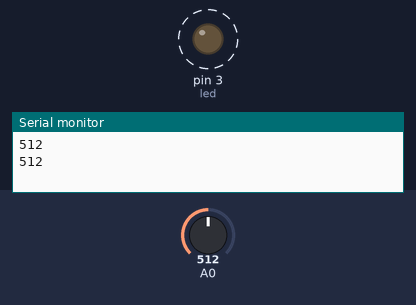
Bench run of a sketch on a simulated Arduino Uno, built with avr-gcc and run on an emulated ATmega328P. Shown: output pins drawn as LEDs (lit = HIGH), the last lines printed to the serial monitor. Dashed ring = blinking. The inputs (shaded band) are chosen by the test bench; at power-on: A0 = 512.

Above: at 1.9 s.
2.0 s: A0 set to 816
5.5 s: A0 set to 838
At 6.4 s:
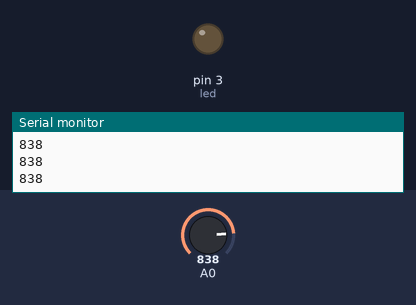
7.1 s: A0 set to 820
At 7.5 s:
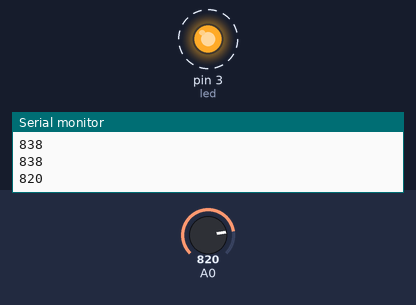
11.5 s: A0 set to 840
At 12.0 s:
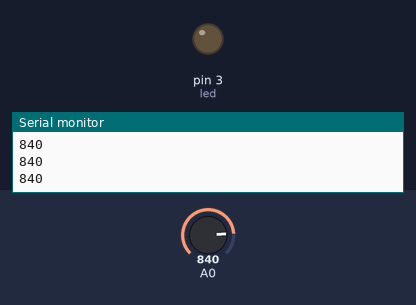
Timing chart, 0 to 14.1 s (numbered marks = the images above; inputs shaded):
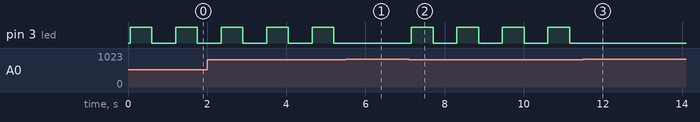

The sketch:

sens_r_lamba.ino
```cpp
#define led 3

void setup() {

    pinMode(led,OUTPUT);
    Serial.begin(9600);

}

void loop() {

  int isik = analogRead(A0);
  Serial.println(isik);
  delay(50);

  if(isik > 950){
    digitalWrite(led,LOW);
  }

  if(isik < 830){
    digitalWrite(led,HIGH);
    delay(550);
    digitalWrite(led,LOW);
    delay(550);

    }

}
```

Measured:
- the behaviour switches between 829 and 830 on A0 (found by bisection; images 0 and 1)
- after the input at 5.5 s, pin 3 (led): stays LOW (without the input it goes to HIGH after 0.30 s)
- after the input at 7.1 s, pin 3 (led): alternates HIGH for 0.55 s and LOW for 0.60 s, starting after 0.06 s
- after the input at 11.5 s, pin 3 (led): stops changing and stays LOW
- by itself, pin 3 (led): alternates HIGH for 0.55 s and LOW for 0.60 s
